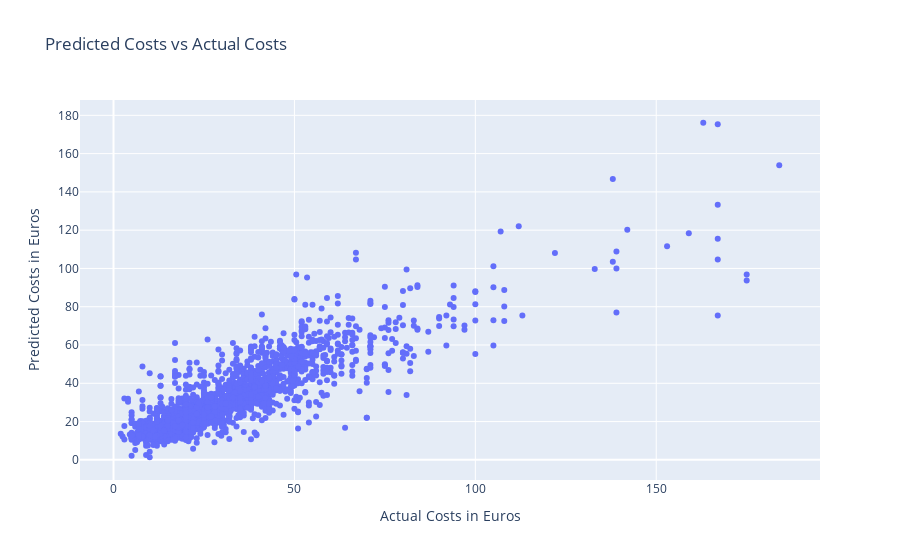

Notebook cell for this chart:
### Code cell
# Plot the fitted values against the actual values

#X_train["fitted_costs"] = resort_model.fittedvalues

fig = go.Figure()
# Note that we still plot against the original Year variable
fig.add_trace(go.Scatter(
    x=X_train["Cost_in_Euros"], y=resort_model.fittedvalues, name="Actual vs Fitted Costs", mode="markers"))
#fig.add_trace(go.Scatter(
   # x=X_train.index, y=X_train["fitted_costs"], name="Predicted Costs", mode="markers"))
fig.update_layout(title="Predicted Costs vs Actual Costs", xaxis_title="Actual Costs in Euros",
    yaxis_title="Predicted Costs in Euros")
fig.show()

### Figure 1 — Plotly figure (JSON) as saved in the notebook; plotly's stock layout.template omitted (floating-point values rounded to 4 significant figures; data arrays with more than 128 entries replaced by an {"elided": "..."} marker saying what was removed)
{"data": [{"mode": "markers", "name": "Actual vs Fitted Costs", "type": "scatter", "x": {"elided": "2370 float values"}, "y": {"elided": "2370 float values"}}], "layout": {"title": {"text": "Predicted Costs vs Actual Costs"}, "xaxis": {"title": {"text": "Actual Costs in Euros"}}, "yaxis": {"title": {"text": "Predicted Costs in Euros"}}}}
